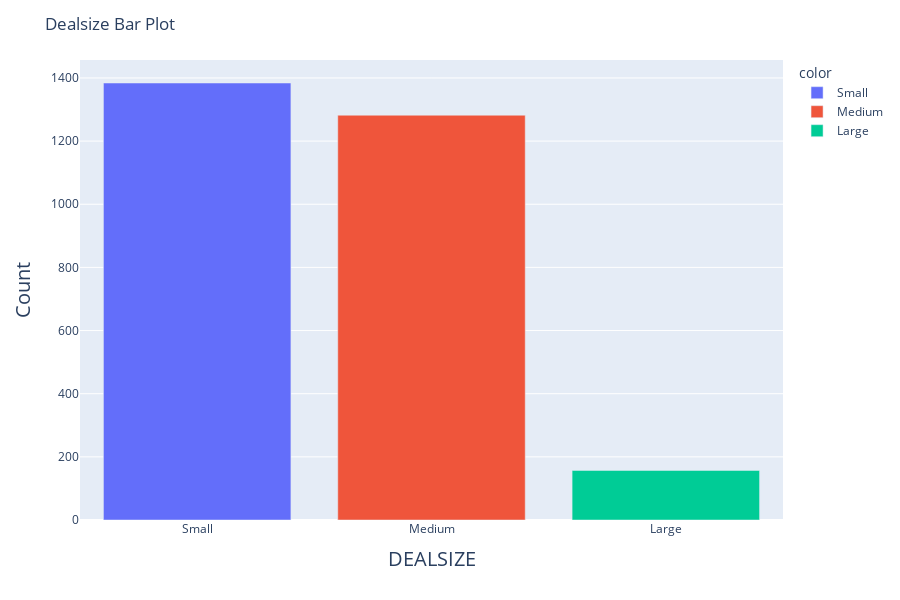

Notebook cell for this chart:
### Code cell
barplot_visualization('DEALSIZE')

### Figure 1 — Plotly figure (JSON) as saved in the notebook; plotly's stock layout.template omitted (floating-point values rounded to 4 significant figures)
{"data": [{"alignmentgroup": "True", "hovertemplate": "color=Small<br>x=%{x}<br>y=%{y}<extra></extra>", "legendgroup": "Small", "marker": {"color": "#636efa"}, "name": "Small", "offsetgroup": "Small", "orientation": "v", "showlegend": true, "textposition": "auto", "type": "bar", "x": ["Small"], "xaxis": "x", "y": [1384], "yaxis": "y"}, {"alignmentgroup": "True", "hovertemplate": "color=Medium<br>x=%{x}<br>y=%{y}<extra></extra>", "legendgroup": "Medium", "marker": {"color": "#EF553B"}, "name": "Medium", "offsetgroup": "Medium", "orientation": "v", "showlegend": true, "textposition": "auto", "type": "bar", "x": ["Medium"], "xaxis": "x", "y": [1282], "yaxis": "y"}, {"alignmentgroup": "True", "hovertemplate": "color=Large<br>x=%{x}<br>y=%{y}<extra></extra>", "legendgroup": "Large", "marker": {"color": "#00cc96"}, "name": "Large", "offsetgroup": "Large", "orientation": "v", "showlegend": true, "textposition": "auto", "type": "bar", "x": ["Large"], "xaxis": "x", "y": [157], "yaxis": "y"}], "layout": {"barmode": "relative", "height": 600, "legend": {"title": {"text": "color"}, "tracegroupgap": 0}, "margin": {"t": 60}, "title": {"text": "Dealsize Bar Plot"}, "xaxis": {"anchor": "y", "domain": [0, 1], "title": {"font": {"size": 20}, "text": "DEALSIZE"}}, "yaxis": {"anchor": "x", "domain": [0, 1], "title": {"font": {"size": 20}, "text": "Count"}}}}
